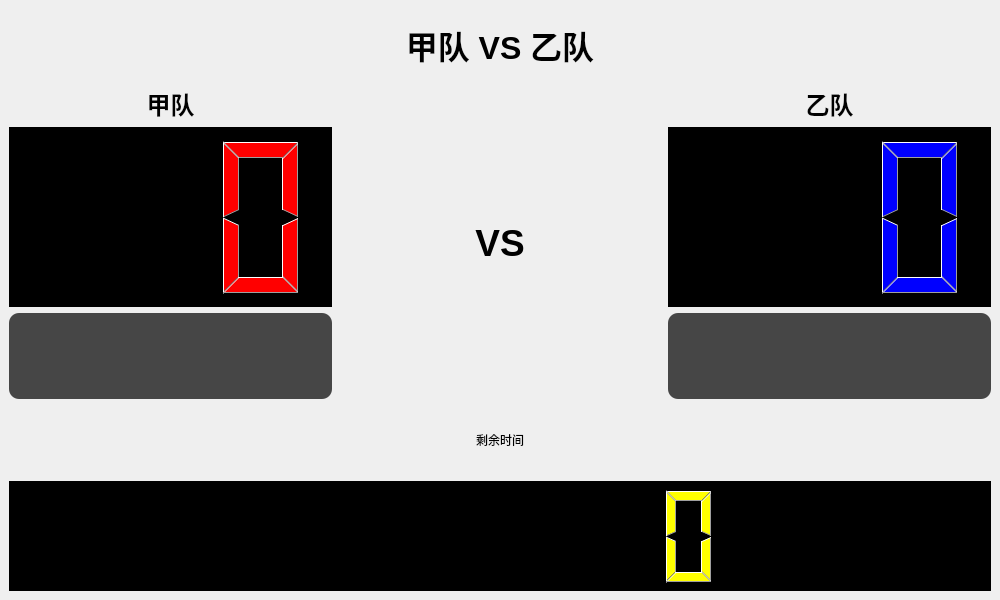
<?xml version="1.0" encoding="UTF-8"?>
<ui version="4.0">
 <class>BaseScoreboardWindow</class>
 <widget class="QMainWindow" name="BaseScoreboardWindow">
  <property name="geometry">
   <rect><x>0</x><y>0</y><width>1000</width><height>600</height></rect>
  </property>
  <property name="windowTitle"><string>计分板</string></property>
  <widget class="QWidget" name="centralwidget">
   <layout class="QVBoxLayout" name="mainLayout">
    <item>
     <widget class="QLabel" name="labelTitle">
      <property name="text"><string>甲队 VS 乙队</string></property>
      <property name="alignment"><set>Qt::AlignCenter</set></property>
      <property name="font"><font><pointsize>24</pointsize><bold>true</bold></font></property>
     </widget>
    </item>
    <item>
     <layout class="QHBoxLayout" name="scoreDisplayLayout">
      <item>
       <layout class="QVBoxLayout" name="teamALayout">
        <item><widget class="QLabel" name="labelTeamAName"><property name="text"><string>甲队</string></property><property name="alignment"><set>Qt::AlignCenter</set></property><property name="font"><font><pointsize>18</pointsize><bold>true</bold></font></property></widget></item>
        <item><widget class="QLCDNumber" name="lcdScoreA"><property name="minimumSize"><size><width>250</width><height>180</height></size></property><property name="digitCount"><number>3</number></property><property name="styleSheet"><string notr="true">color: red; background-color: black;</string></property></widget></item>
        <item><widget class="QLabel" name="labelScoreAOverlay"><property name="text"><string/></property><property name="alignment"><set>Qt::AlignCenter</set></property><property name="font"><font><pointsize>56</pointsize><bold>true</bold></font></property><property name="styleSheet"><string notr="true">color: #00ff00; background-color: rgba(0, 0, 0, 180); border-radius: 10px;</string></property><property name="visible"><bool>false</bool></property></widget></item>
       </layout>
      </item>
      <item><widget class="QLabel" name="labelVS"><property name="text"><string>VS</string></property><property name="alignment"><set>Qt::AlignCenter</set></property><property name="font"><font><pointsize>28</pointsize><bold>true</bold></font></property></widget></item>
      <item>
       <layout class="QVBoxLayout" name="teamBLayout">
        <item><widget class="QLabel" name="labelTeamBName"><property name="text"><string>乙队</string></property><property name="alignment"><set>Qt::AlignCenter</set></property><property name="font"><font><pointsize>18</pointsize><bold>true</bold></font></property></widget></item>
        <item><widget class="QLCDNumber" name="lcdScoreB"><property name="minimumSize"><size><width>250</width><height>180</height></size></property><property name="digitCount"><number>3</number></property><property name="styleSheet"><string notr="true">color: blue; background-color: black;</string></property></widget></item>
        <item><widget class="QLabel" name="labelScoreBOverlay"><property name="text"><string/></property><property name="alignment"><set>Qt::AlignCenter</set></property><property name="font"><font><pointsize>56</pointsize><bold>true</bold></font></property><property name="styleSheet"><string notr="true">color: #00ff00; background-color: rgba(0, 0, 0, 180); border-radius: 10px;</string></property><property name="visible"><bool>false</bool></property></widget></item>
       </layout>
      </item>
     </layout>
    </item>
    <item><widget class="QLabel" name="labelTimeTitle"><property name="text"><string>剩余时间</string></property><property name="alignment"><set>Qt::AlignCenter</set></property></widget></item>
    <item><widget class="QLCDNumber" name="lcdTime"><property name="minimumSize"><size><width>350</width><height>110</height></size></property><property name="digitCount"><number>8</number></property><property name="styleSheet"><string notr="true">color: yellow; background-color: black;</string></property></widget></item>
   </layout>
  </widget>
 </widget>
 <resources/>
 <connections/>
</ui>
